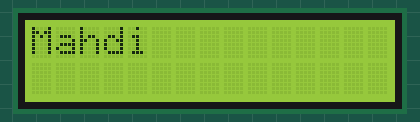
A sketch run on a simulated Arduino Uno, built with avr-gcc and run on an emulated ATmega328P. Parts: 15×2 character LCD.

Above: at 0.14 s.
At 0.75 s:
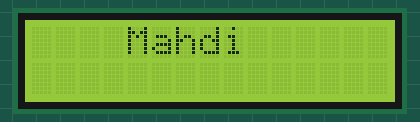
At 1.36 s:
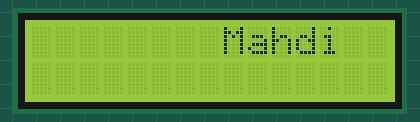
At 2.59 s:
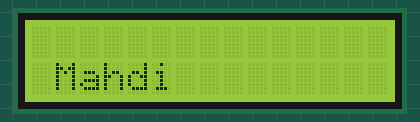
At 3.81 s:
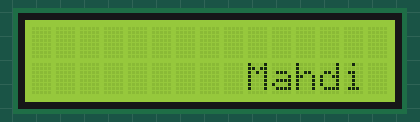
At 5.03 s:
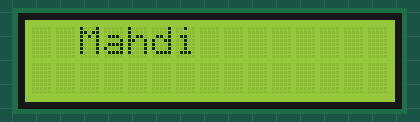

Measured:
- by itself, everything shown: repeats every 4.6 s, in 30 steps

The sketch:

part_1.ino
```cpp
#include <Keypad.h>
#include <LiquidCrystal.h>


LiquidCrystal lcd(13, 12, 8, 9, 10, 11);

void setup()
{


  lcd.begin(15, 2);
  lcd.setCursor(0, 0);
}


void loop()
{
  int i = 0, j = 0;

  while (i < 60)
  {
    lcd.clear();
    lcd.setCursor(i%15, j);


    lcd.print("Mahdi");
    delay(150);

    i++;
    j = ((i/15)%2 == 1) ? 1: 0;
  }
}
```
